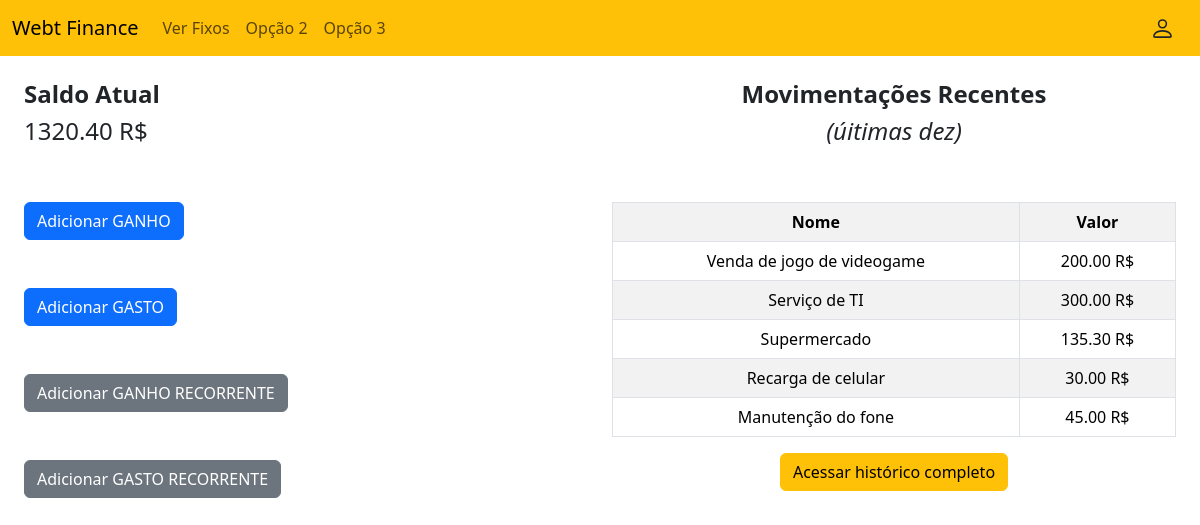
/inicialUsuario.php (signed in), run on the app's committed database.
### tables this page shows
CREATE TABLE Usuario(
    id INT PRIMARY KEY AUTO_INCREMENT NOT NULL,
    nome VARCHAR(100) NOT NULL,
    email VARCHAR(100) NOT NULL,
    senha VARCHAR(100) NOT NULL,
    saldo DECIMAL(65,2),
    sexo VARCHAR(15) DEFAULT 'Indefinido',
    ativo TINYINT(1) DEFAULT 1,
    dataNascimento DATE
);

CREATE TABLE TransacaoEsporadica(
    id INT PRIMARY KEY AUTO_INCREMENT NOT NULL,
    nome VARCHAR(100) NOT NULL,
    descricao VARCHAR(500),
    dataDaTransacao DATE,
    ativo TINYINT(1) DEFAULT 1,
    valor DECIMAL(65, 2),
    tipo VARCHAR(10),
    categoria_id INT NOT NULL,
    usuario_id INT NOT NULL,
    CONSTRAINT fk_CategoriaTransacaoEsporadica FOREIGN KEY (categoria_id) REFERENCES Categoria(id),
    CONSTRAINT fk_UsuarioTransacaoEsporadica FOREIGN KEY (usuario_id) REFERENCES Usuario(id)
);

### inicialUsuario.php (the view, shortened to what this page needs)
<?php
$mysql = new mysqli(
    "localhost",
    "root",
    "",
    "pi_iii",
    3306
);
$rs = $mysql->query("SELECT * FROM usuario WHERE id = $_SESSION[usuario] ");
$ln = $rs->fetch_assoc();
?>
<html>
<head>
    <link rel="stylesheet" href="https://cdnjs.cloudflare.com/ajax/libs/twitter-bootstrap/5.3.8/css/bootstrap.min.css" />
</head>
<body>
    <nav class="navbar navbar-expand-lg bg-warning">
        <div class="container-fluid">
            <a class="navbar-brand" href="inicialUsuario.php"> Webt Finance</a>
            <div class="d-flex order-lg-last">
                <a href="usuario.php" class="btn d-flex align-items-center">
                </a>
            </div>
            <div class="collapse navbar-collapse" id="navbarNav">
                <ul class="navbar-nav">
                    <li class="nav-item">
                        <a class="nav-link" href="gastosFixos.php">Ver Fixos</a>
                    </li>
                    <li class="nav-item">
                        <a class="nav-link" href="#">Opção 2</a>
                    </li>
                    <li class="nav-item">
                        <a class="nav-link" href="#">Opção 3</a>
                    </li>
                </ul>
            </div>
        </div>
    </nav>
    <div class="container-fluid p-4">
        <div class="row">
            <div class="col-6">
                <h4><b>Saldo Atual</b></h4>
                <h4><?= $ln["saldo"] ?> R$</h4>
            </div>
            <div class="col-6 text-center">
                <h4><b>Movimentações Recentes</b></h4>
                <h4><i>(úitimas dez)</i></h4>
            </div>
        </div>
        <div class="row mt-5">
            <div class="col">
                <div class="row">
                    <div class="col">
                        <a href="#" class="btn btn-primary">Adicionar GANHO</a>
                    </div>
                </div>
                <div class="row mt-5">
                    <div class="col">
                        <a href="#" class="btn btn-primary">Adicionar GASTO</a>
                    </div>
                </div>
                <div class="row mt-5">
                    <div class="col">
                        <a href="#" class="btn btn-secondary">Adicionar GANHO RECORRENTE</a>
                    </div>
                </div>
                <div class="row mt-5">
                    <div class="col">
                        <a href="#" class="btn btn-secondary">Adicionar GASTO RECORRENTE</a>
                    </div>
                </div>
            </div>
            <div class="col">
                <table class="table table-striped table-bordered text-center">
                    <tr>
                        <th>Nome</th>
                        <th>Valor</th>
                    </tr>
                    <?php
                    $rs = $mysql->query("SELECT te.nome, te.valor
                                         FROM transacaoEsporadica as te
                                        WHERE te.usuario_id = $_SESSION[usuario]
                                        LIMIT 10
                                        ");
                    foreach ($rs as $ln): ?>
                        <tr>
                            <td><?= $ln["nome"] ?></td>
                            <td><?= $ln["valor"] ?> R$</td>
                        </tr>
                    <?php endforeach ?>
                </table>
                <center>
                <a href="historicoCompleto.php" class="btn btn-warning text-center">Acessar histórico completo</a>
                </center>
            </div>
        </div>
    </div>
</body>
</html>

### data on the page
usuario: saldo "1320.40"
transacaoesporadica: nome "Venda de jogo de videogame", valor "200.00"
transacaoesporadica: nome "Serviço de TI", valor "300.00"
transacaoesporadica: nome "Supermercado", valor "135.30"
transacaoesporadica: nome "Recarga de celular", valor "30.00"
transacaoesporadica: nome "Manutenção do fone", valor "45.00"
